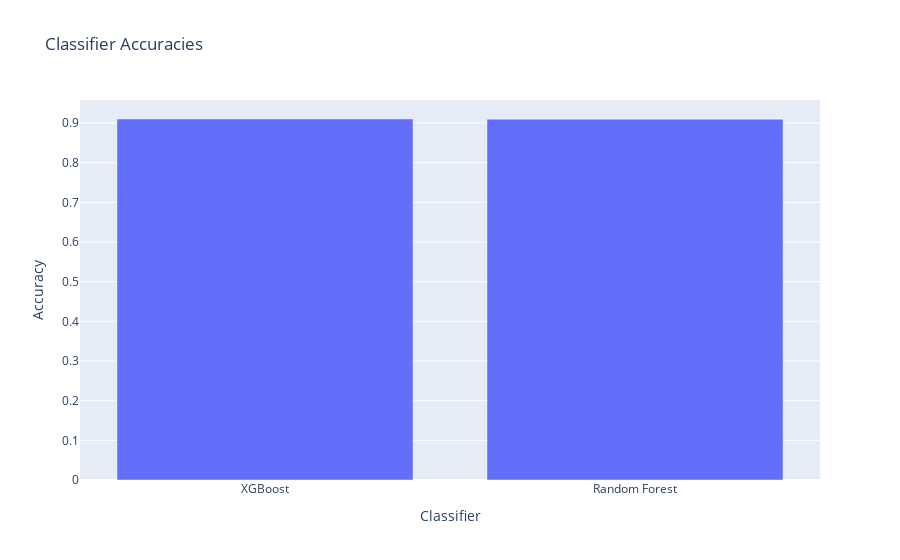

Notebook source saved alongside this figure:
### Code cell
results_df = results_df.sort_values(by = ['Accuracy'] , ascending = False)

fig = px.bar(results_df, x='Model', y='Accuracy', 
             labels={'Model': 'Classifier', 'Accuracy': 'Accuracy'},
             title='Classifier Accuracies')

fig.show()

### Figure 1 — Plotly figure (JSON) as saved in the notebook; plotly's stock layout.template omitted (floating-point values rounded to 4 significant figures)
{"data": [{"alignmentgroup": "True", "hovertemplate": "Classifier=%{x}<br>Accuracy=%{y}<extra></extra>", "legendgroup": "", "marker": {"color": "#636efa", "pattern": {"shape": ""}}, "name": "", "offsetgroup": "", "orientation": "v", "showlegend": false, "textposition": "auto", "type": "bar", "x": ["XGBoost", "Random Forest"], "xaxis": "x", "y": [0.91, 0.9094], "yaxis": "y"}], "layout": {"barmode": "relative", "legend": {"tracegroupgap": 0}, "title": {"text": "Classifier Accuracies"}, "xaxis": {"anchor": "y", "domain": [0, 1], "title": {"text": "Classifier"}}, "yaxis": {"anchor": "x", "domain": [0, 1], "title": {"text": "Accuracy"}}}}
